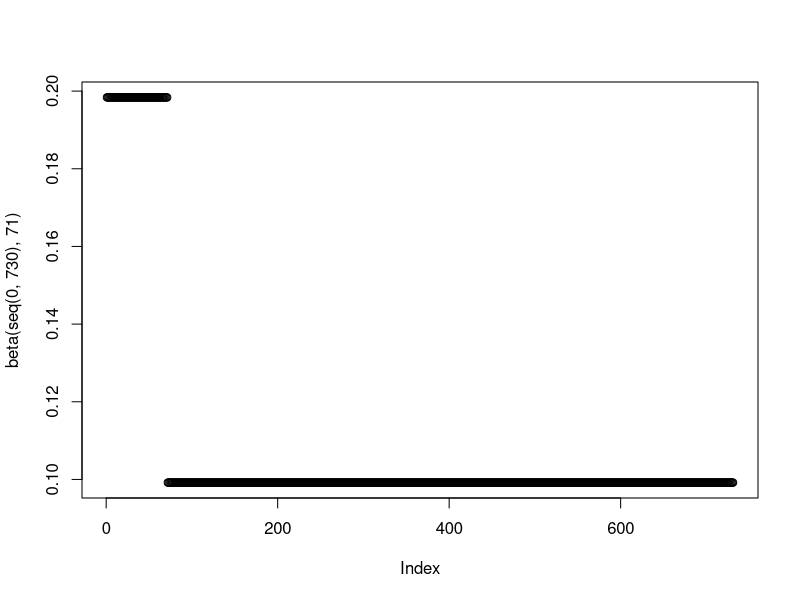
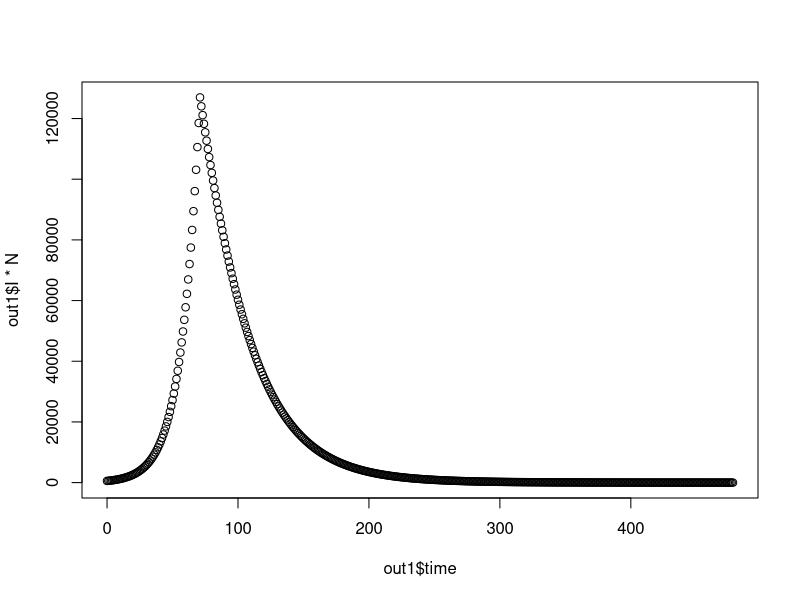
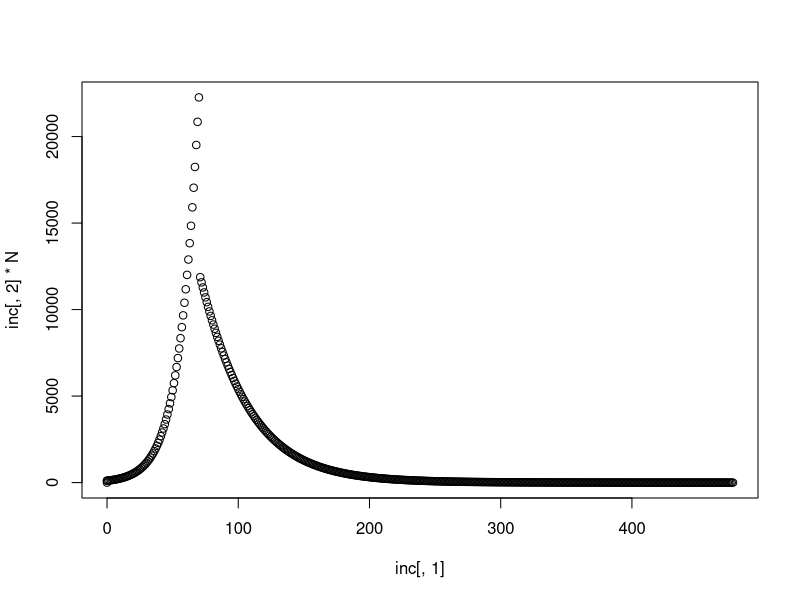
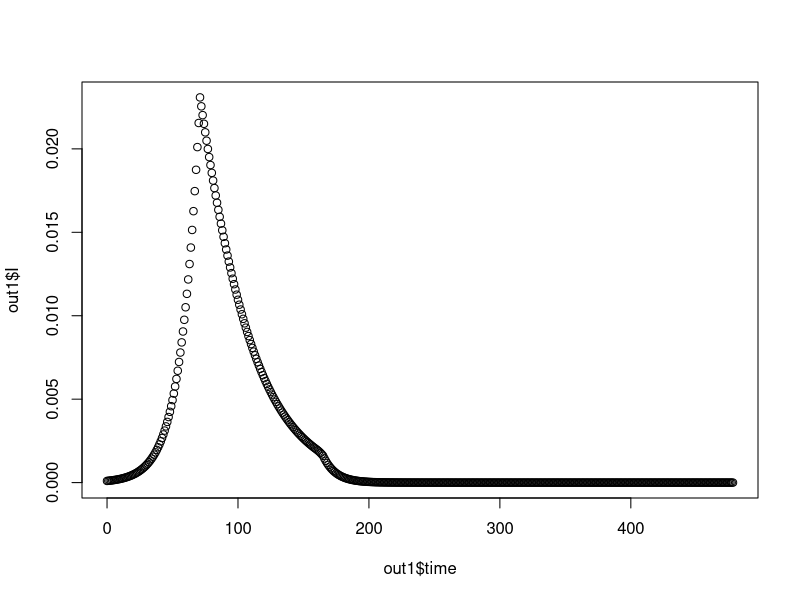
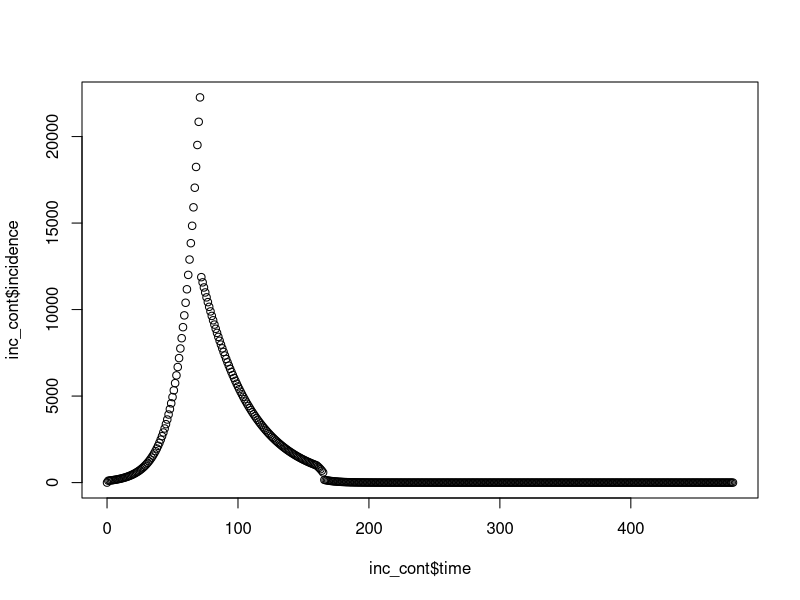
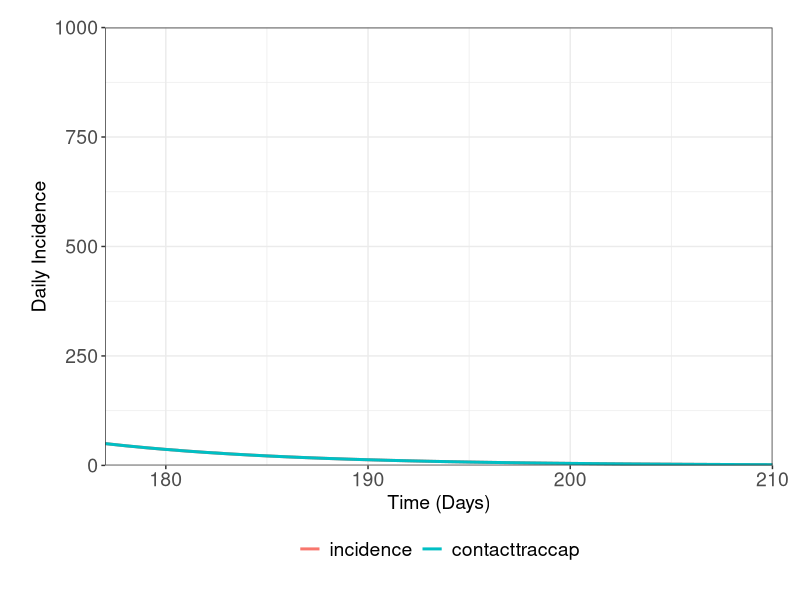
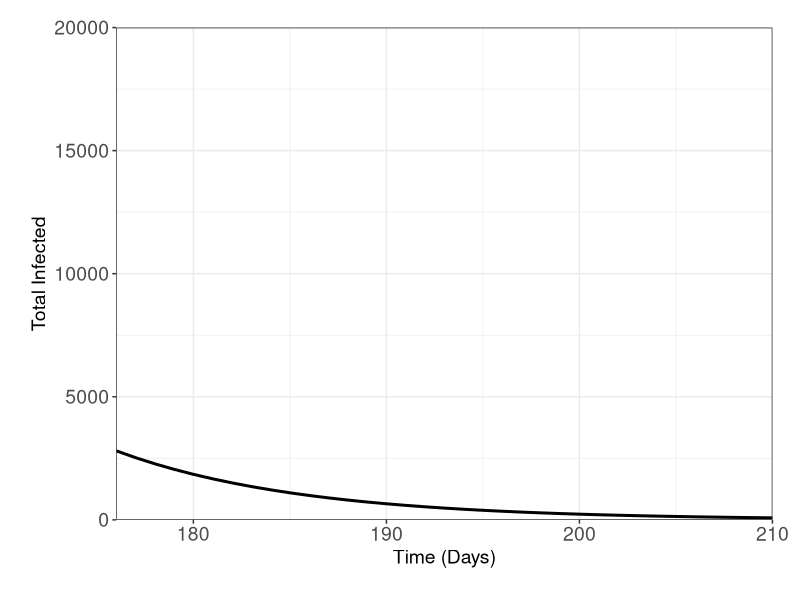
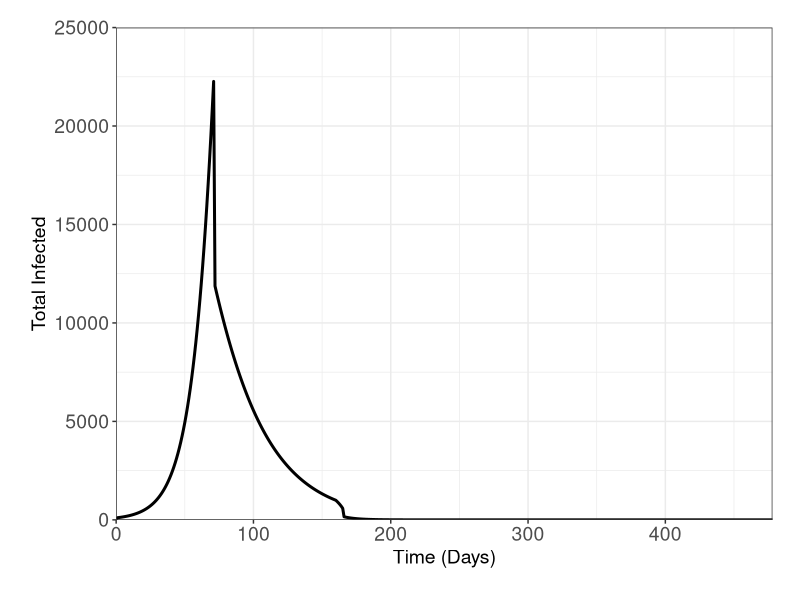

Write the R code that produced these figures, in order.
setwd("C:/Users/amorg/Documents/PhD/nCoV Work/Models/ContactTracing") 
rm(list=ls())
library("deSolve"); library("ggplot2"); library("ggpubr"); library("reshape2"); library("Cairo")

#### Model Functions - Gen Time/ Betas/ODEs ####
GenTime <- function(T2, R0) {
  G = T2 * ((R0-1)/log(2))
  return(G)
}

beta <- function(time, tstart1) {
  gamma <- 1/(GenTime(3.3,2.8))
  ifelse((time >= tstart1 & time <= Inf), 
         0.85*gamma, #Phase 2 - Before this was R0 = 0.9
         1.7*gamma #Phase 1
  )
} 

plot(beta(seq(0,730), 71))

#### Baseline w/ Lockdown #####

inc <- data.frame(0, 0) 

SIRS <- function(time, state, parameters) {
  with(as.list(c(state, parameters)), {
    
    beta <- beta(time,tstart1)
    
    dS = - beta*I*S + zeta*R
    dI = beta*I*S - gamma*I
    dR = gamma*I - zeta*R 
      
    inc_tim_inc <- c(time, beta*I*S)
    inc <<- rbind(inc, inc_tim_inc) # Tracking the daily incidence
     
    return(list(c(dS, dI, dR)))
  })
}

#Parameters
N <- 5.5*10^6
init <- c(S = (N-(N*0.0001))/N,
          I = (N*0.0001)/N,   
          R= 0)

times <- seq(0, 478, by = 1)
parms = c(gamma = 1/(GenTime(3.3,2.8)), 
          zeta = 1/365,
          tstart1 = 71,
          N = 5.5*10^6)

#Model Run
out1 <- data.frame(euler(y = init, func = SIRS, times = times, parms = parms))

plot(out1$time, out1$I*N)

plot(inc[,1], inc[,2]*N)

#Find the Downwards Point at which inc = 1000
test <- inc[,1][which(inc[,2]*N > 1000)]
test[length(test)] # This is the trigger day for contact tracing capacity increase


#### Model to Find Point of Intersect after day 176 ####

lin_cont <- function(x,m,comp) {
  y = m*(x-comp) + 0
  return(y)
}

timecomp <- test[length(test)]

inc_cont <- data.frame(0, 0, 0, 0, 0) # initiate at 0

SIRS <- function(time, state, parameters) {
  with(as.list(c(state, parameters)), {
    
    timecomp = timecomp
    timeequal = 165
    
    if(time >= timecomp) {
      
      if(time >= timeequal) { # if time is equal
        
        beta <- beta(time,tstart1)*(1-(1*efficacy))
        
        
        print(c(time, "Equal"))
        
        dS = - beta*I*S + zeta*R
        dI = beta*I*S - gamma*I
        dR = gamma*I - zeta*R 
        
        
        inctime <- c(time+1, beta*I*S*N, beta*I*S*N ,beta,  (beta*I*S*N)/ (beta*I*S*N))
        inc_cont <<- rbind(inc_cont, inctime)
        
      } else{ #if inc is over 1000
        
        beta <- beta(time,tstart1)*(1-(inc_cont[nrow(inc_cont),3]/(inc_cont[nrow(inc_cont),2]))*efficacy)
       
        print(c(time, "During"))
        
        dS = - beta*I*S + zeta*R
        dI = beta*I*S - gamma*I
        dR = gamma*I - zeta*R 
        
        
        inctime <- c(time+1, beta*I*S*N, lin_cont(time, 50, timecomp), beta, lin_cont(time, 50, timecomp)/ (beta*I*S*N))
        inc_cont <<- rbind(inc_cont, inctime)
      }

      } else { #if inc < 1000
      
      beta <- beta(time,tstart1)
      
      print(c(time, "Before"))
      
      dS = - beta*I*S + zeta*R
      dI = beta*I*S - gamma*I
      dR = gamma*I - zeta*R 
      
      inctime <- c(time+1, beta*I*S*N , 0, beta, 0/ (beta*I*S*N))
      print(inctime)
      inc_cont <<- rbind(inc_cont, inctime)
      
    }
    
    return(list(c(dS, dI, dR)))
  })
}

colnames(inc_cont) <- c("time", "incidence", "contacttraccap", "beta", "con/inc rat")

N <- 5.5*10^6
init <- c(S = (N-(N*0.0001))/N,
          I = (N*0.0001)/N,   
          R= 0)

times <- seq(0, 478, by = 1)
parms = c(gamma = 1/(GenTime(3.3,2.8)), 
          zeta = 1/365,
          tstart1 = 71, 
          N = 5.5*10^6,
          efficacy = 0.8)

out1 <- data.frame(euler(y = init, func = SIRS, times = times, parms = parms))

inc_cont <- inc_cont[-1,]
inc_cont[,1][which(inc_cont[,2] < 10)][2]
inc_cont[,1][which(inc_cont[,2] < 10)][2] - timecomp
inc_cont[1,1] <- 0; inc_cont[1,2] <- 0

plot(out1$time, out1$I, lty = 2)

plot(inc_cont$time,inc_cont$incidence, lty = 2)


statsinc <- melt(inc_cont, id.vars =  c("time"), measure.vars = c("incidence", "contacttraccap"))

ggplot(data = statsinc, aes(x = (time), y = value, col = variable))+ theme_bw() +
  labs(x ="Time (Days)", y = "Daily Incidence", color = "Population") + scale_y_continuous(limits = c(0,1000), expand = c(0,0)) + 
  scale_x_continuous(limits= c(177, 210), expand = c(0,0)) +
  theme(legend.position = "bottom", legend.title = element_blank(), legend.text=element_text(size=14),  axis.text=element_text(size=14),
        axis.title.y=element_text(size=14),axis.title.x = element_text(size=14), 
        legend.spacing.x = unit(0.3, 'cm'), plot.margin=unit(c(0.7,0.7,0.8,0.8),"cm")) +
  geom_line(size = 1.02, stat = "identity")

ggplot(data = out1, aes(x = (time), y = I*N))+ theme_bw() +
  labs(x ="Time (Days)", y = "Total Infected", color = "Population") + scale_y_continuous(limits = c(0, 20000),expand = c(0,0)) + 
  scale_x_continuous(limits = c(176, 210), expand = c(0,0)) +
  theme(legend.position = "bottom", legend.title = element_blank(), legend.text=element_text(size=14),  axis.text=element_text(size=14),
        axis.title.y=element_text(size=14),axis.title.x = element_text(size=14), 
        legend.spacing.x = unit(0.3, 'cm'), plot.margin=unit(c(0.7,0.7,0.8,0.8),"cm")) +
  geom_line(size = 1.02, stat = "identity")



ggplot(data = inc_cont, aes(x = (time), y = incidence))+ theme_bw() +
  labs(x ="Time (Days)", y = "Total Infected", color = "Population") + scale_y_continuous(limits = c(0, 25000),expand = c(0,0)) + 
  scale_x_continuous( expand = c(0,0)) +
  theme(legend.position = "bottom", legend.title = element_blank(), legend.text=element_text(size=14),  axis.text=element_text(size=14),
        axis.title.y=element_text(size=14),axis.title.x = element_text(size=14), 
        legend.spacing.x = unit(0.3, 'cm'), plot.margin=unit(c(0.7,0.7,0.8,0.8),"cm")) +
  geom_line(size = 1.02, stat = "identity")
